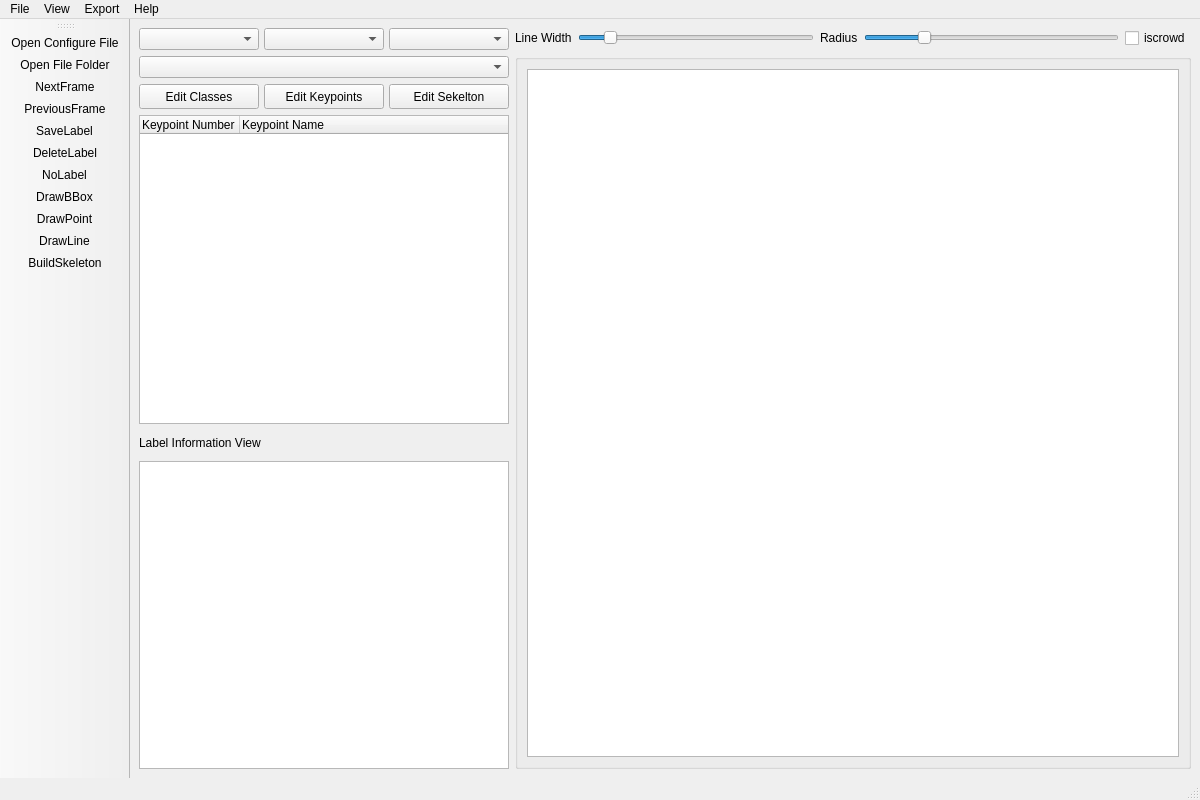
<?xml version="1.0" encoding="UTF-8"?>
<ui version="4.0">
 <class>Annotator</class>
 <widget class="QMainWindow" name="Annotator">
  <property name="geometry">
   <rect>
    <x>0</x>
    <y>0</y>
    <width>1200</width>
    <height>800</height>
   </rect>
  </property>
  <property name="windowTitle">
   <string>AnimalPoseAnnotator</string>
  </property>
  <property name="windowIcon">
   <iconset>
    <normaloff>../media/logo.png</normaloff>../media/logo.png</iconset>
  </property>
  <widget class="QWidget" name="AnnotatorLayout">
   <layout class="QHBoxLayout" name="AnnotatorHLayout">
    <item>
     <layout class="QVBoxLayout" name="ToolsLayout">
      <item>
       <layout class="QHBoxLayout" name="SubToolsLayout">
        <property name="spacing">
         <number>5</number>
        </property>
        <item>
         <widget class="QComboBox" name="KeypointsSeletion">
          <property name="sizePolicy">
           <sizepolicy hsizetype="Fixed" vsizetype="Fixed">
            <horstretch>0</horstretch>
            <verstretch>0</verstretch>
           </sizepolicy>
          </property>
          <property name="minimumSize">
           <size>
            <width>120</width>
            <height>0</height>
           </size>
          </property>
          <property name="maximumSize">
           <size>
            <width>120</width>
            <height>16777215</height>
           </size>
          </property>
         </widget>
        </item>
        <item>
         <widget class="QComboBox" name="ClassesSelection">
          <property name="sizePolicy">
           <sizepolicy hsizetype="Fixed" vsizetype="Fixed">
            <horstretch>0</horstretch>
            <verstretch>0</verstretch>
           </sizepolicy>
          </property>
          <property name="minimumSize">
           <size>
            <width>120</width>
            <height>0</height>
           </size>
          </property>
          <property name="maximumSize">
           <size>
            <width>120</width>
            <height>16777215</height>
           </size>
          </property>
         </widget>
        </item>
        <item>
         <widget class="QComboBox" name="Visible">
          <property name="sizePolicy">
           <sizepolicy hsizetype="Fixed" vsizetype="Fixed">
            <horstretch>0</horstretch>
            <verstretch>0</verstretch>
           </sizepolicy>
          </property>
          <property name="minimumSize">
           <size>
            <width>120</width>
            <height>0</height>
           </size>
          </property>
          <property name="maximumSize">
           <size>
            <width>120</width>
            <height>16777215</height>
           </size>
          </property>
         </widget>
        </item>
       </layout>
      </item>
      <item>
       <widget class="QComboBox" name="SkeletonSelection">
        <property name="sizePolicy">
         <sizepolicy hsizetype="Fixed" vsizetype="Fixed">
          <horstretch>0</horstretch>
          <verstretch>0</verstretch>
         </sizepolicy>
        </property>
        <property name="minimumSize">
         <size>
          <width>370</width>
          <height>0</height>
         </size>
        </property>
        <property name="maximumSize">
         <size>
          <width>370</width>
          <height>16777215</height>
         </size>
        </property>
       </widget>
      </item>
      <item>
       <layout class="QHBoxLayout" name="EditLayout">
        <property name="spacing">
         <number>5</number>
        </property>
        <item>
         <widget class="QPushButton" name="EditClasses">
          <property name="sizePolicy">
           <sizepolicy hsizetype="Fixed" vsizetype="Fixed">
            <horstretch>0</horstretch>
            <verstretch>0</verstretch>
           </sizepolicy>
          </property>
          <property name="minimumSize">
           <size>
            <width>120</width>
            <height>25</height>
           </size>
          </property>
          <property name="maximumSize">
           <size>
            <width>120</width>
            <height>25</height>
           </size>
          </property>
          <property name="text">
           <string>Edit Classes</string>
          </property>
         </widget>
        </item>
        <item>
         <widget class="QPushButton" name="EditKeypoints">
          <property name="sizePolicy">
           <sizepolicy hsizetype="Fixed" vsizetype="Fixed">
            <horstretch>0</horstretch>
            <verstretch>0</verstretch>
           </sizepolicy>
          </property>
          <property name="minimumSize">
           <size>
            <width>120</width>
            <height>25</height>
           </size>
          </property>
          <property name="maximumSize">
           <size>
            <width>120</width>
            <height>25</height>
           </size>
          </property>
          <property name="text">
           <string>Edit Keypoints</string>
          </property>
         </widget>
        </item>
        <item>
         <widget class="QPushButton" name="EditSkeleton">
          <property name="sizePolicy">
           <sizepolicy hsizetype="Fixed" vsizetype="Fixed">
            <horstretch>0</horstretch>
            <verstretch>0</verstretch>
           </sizepolicy>
          </property>
          <property name="minimumSize">
           <size>
            <width>120</width>
            <height>25</height>
           </size>
          </property>
          <property name="maximumSize">
           <size>
            <width>120</width>
            <height>25</height>
           </size>
          </property>
          <property name="text">
           <string>Edit Sekelton</string>
          </property>
         </widget>
        </item>
       </layout>
      </item>
      <item>
       <widget class="QTreeWidget" name="ConfigureDisplay">
        <property name="sizePolicy">
         <sizepolicy hsizetype="Fixed" vsizetype="Expanding">
          <horstretch>0</horstretch>
          <verstretch>0</verstretch>
         </sizepolicy>
        </property>
        <property name="minimumSize">
         <size>
          <width>370</width>
          <height>0</height>
         </size>
        </property>
        <property name="maximumSize">
         <size>
          <width>370</width>
          <height>16777215</height>
         </size>
        </property>
        <column>
         <property name="text">
          <string>Keypoint Number</string>
         </property>
        </column>
        <column>
         <property name="text">
          <string>Keypoint Name</string>
         </property>
        </column>
       </widget>
      </item>
      <item>
       <widget class="QLabel" name="LabelInformationViewLabel">
        <property name="minimumSize">
         <size>
          <width>370</width>
          <height>25</height>
         </size>
        </property>
        <property name="maximumSize">
         <size>
          <width>370</width>
          <height>25</height>
         </size>
        </property>
        <property name="text">
         <string>Label Information View</string>
        </property>
       </widget>
      </item>
      <item>
       <widget class="QTreeView" name="LabelInformationView">
        <property name="sizePolicy">
         <sizepolicy hsizetype="Fixed" vsizetype="Expanding">
          <horstretch>0</horstretch>
          <verstretch>0</verstretch>
         </sizepolicy>
        </property>
        <property name="minimumSize">
         <size>
          <width>370</width>
          <height>0</height>
         </size>
        </property>
        <property name="maximumSize">
         <size>
          <width>370</width>
          <height>16777215</height>
         </size>
        </property>
       </widget>
      </item>
     </layout>
    </item>
    <item>
     <layout class="QVBoxLayout" name="LabelAreaLayout">
      <item>
       <layout class="QHBoxLayout" name="LabelToolsLayout">
        <item>
         <layout class="QHBoxLayout" name="LineWidthLayout">
          <item>
           <widget class="QLabel" name="LineWidthLabel">
            <property name="text">
             <string>Line Width</string>
            </property>
           </widget>
          </item>
          <item>
           <widget class="QSlider" name="LineWidth">
            <property name="minimum">
             <number>1</number>
            </property>
            <property name="maximum">
             <number>10</number>
            </property>
            <property name="value">
             <number>2</number>
            </property>
            <property name="orientation">
             <enum>Qt::Orientation::Horizontal</enum>
            </property>
           </widget>
          </item>
         </layout>
        </item>
        <item>
         <layout class="QHBoxLayout" name="RadiusLayout">
          <item>
           <widget class="QLabel" name="RadiusLabel">
            <property name="text">
             <string>Radius</string>
            </property>
           </widget>
          </item>
          <item>
           <widget class="QSlider" name="Radius">
            <property name="minimum">
             <number>1</number>
            </property>
            <property name="maximum">
             <number>10</number>
            </property>
            <property name="value">
             <number>3</number>
            </property>
            <property name="orientation">
             <enum>Qt::Orientation::Horizontal</enum>
            </property>
           </widget>
          </item>
         </layout>
        </item>
        <item>
         <widget class="QCheckBox" name="IsCrowd">
          <property name="text">
           <string>iscrowd</string>
          </property>
         </widget>
        </item>
       </layout>
      </item>
      <item>
       <widget class="QGroupBox" name="FrameDisplayGroup">
        <property name="title">
         <string/>
        </property>
        <layout class="QVBoxLayout" name="FrameDisplayGroupLayout">
         <item>
          <widget class="QGraphicsView" name="FrameDisplay"/>
         </item>
        </layout>
       </widget>
      </item>
     </layout>
    </item>
   </layout>
  </widget>
  <widget class="QMenuBar" name="menubar">
   <property name="geometry">
    <rect>
     <x>0</x>
     <y>0</y>
     <width>1200</width>
     <height>33</height>
    </rect>
   </property>
   <widget class="QMenu" name="menuFile">
    <property name="title">
     <string>File</string>
    </property>
    <addaction name="actionOpenConfigureFile"/>
    <addaction name="actionOpenFileFolder"/>
   </widget>
   <widget class="QMenu" name="menuView">
    <property name="title">
     <string>View</string>
    </property>
    <widget class="QMenu" name="menuTheme">
     <property name="title">
      <string>Theme</string>
     </property>
     <addaction name="actionDark"/>
     <addaction name="actionLight"/>
    </widget>
    <addaction name="menuTheme"/>
   </widget>
   <widget class="QMenu" name="menuHelp">
    <property name="title">
     <string>Help</string>
    </property>
    <addaction name="actionHelp"/>
   </widget>
   <widget class="QMenu" name="menuExport">
    <property name="title">
     <string>Export</string>
    </property>
    <addaction name="actionExportYOLOFormat"/>
    <addaction name="actionExportCOCOFormat"/>
   </widget>
   <addaction name="menuFile"/>
   <addaction name="menuView"/>
   <addaction name="menuExport"/>
   <addaction name="menuHelp"/>
  </widget>
  <widget class="QStatusBar" name="statusbar"/>
  <widget class="QToolBar" name="toolBar">
   <property name="windowTitle">
    <string>toolBar</string>
   </property>
   <attribute name="toolBarArea">
    <enum>LeftToolBarArea</enum>
   </attribute>
   <attribute name="toolBarBreak">
    <bool>false</bool>
   </attribute>
   <addaction name="actionOpenConfigureFile"/>
   <addaction name="actionOpenFileFolder"/>
   <addaction name="actionNextFrame"/>
   <addaction name="actionPreviousFrame"/>
   <addaction name="actionSaveLabel"/>
   <addaction name="actionDeleteLabel"/>
   <addaction name="actionNoLabel"/>
   <addaction name="actionDrawBBox"/>
   <addaction name="actionDrawPoint"/>
   <addaction name="actionDrawLine"/>
   <addaction name="actionBuildSkeleton"/>
  </widget>
  <action name="actionOpenConfigureFile">
   <property name="icon">
    <iconset theme="document-open"/>
   </property>
   <property name="text">
    <string>Open Configure File</string>
   </property>
  </action>
  <action name="actionOpenFileFolder">
   <property name="icon">
    <iconset theme="folder-open"/>
   </property>
   <property name="text">
    <string>Open File Folder</string>
   </property>
  </action>
  <action name="actionNextFrame">
   <property name="icon">
    <iconset theme="go-next"/>
   </property>
   <property name="text">
    <string>NextFrame</string>
   </property>
   <property name="menuRole">
    <enum>QAction::MenuRole::NoRole</enum>
   </property>
  </action>
  <action name="actionPreviousFrame">
   <property name="icon">
    <iconset theme="go-previous"/>
   </property>
   <property name="text">
    <string>PreviousFrame</string>
   </property>
   <property name="menuRole">
    <enum>QAction::MenuRole::NoRole</enum>
   </property>
  </action>
  <action name="actionSaveLabel">
   <property name="icon">
    <iconset theme="document-save"/>
   </property>
   <property name="text">
    <string>SaveLabel</string>
   </property>
   <property name="menuRole">
    <enum>QAction::MenuRole::NoRole</enum>
   </property>
  </action>
  <action name="actionDeleteLabel">
   <property name="icon">
    <iconset theme="edit-delete"/>
   </property>
   <property name="text">
    <string>DeleteLabel</string>
   </property>
   <property name="menuRole">
    <enum>QAction::MenuRole::NoRole</enum>
   </property>
  </action>
  <action name="actionDrawBBox">
   <property name="icon">
    <iconset theme="media-playback-stop"/>
   </property>
   <property name="text">
    <string>DrawBBox</string>
   </property>
   <property name="menuRole">
    <enum>QAction::MenuRole::NoRole</enum>
   </property>
  </action>
  <action name="actionDrawPoint">
   <property name="icon">
    <iconset theme="media-optical"/>
   </property>
   <property name="text">
    <string>DrawPoint</string>
   </property>
   <property name="menuRole">
    <enum>QAction::MenuRole::NoRole</enum>
   </property>
  </action>
  <action name="actionDrawLine">
   <property name="icon">
    <iconset theme="format-text-italic"/>
   </property>
   <property name="text">
    <string>DrawLine</string>
   </property>
   <property name="menuRole">
    <enum>QAction::MenuRole::NoRole</enum>
   </property>
  </action>
  <action name="actionNoLabel">
   <property name="icon">
    <iconset theme="zoom-original"/>
   </property>
   <property name="text">
    <string>NoLabel</string>
   </property>
   <property name="menuRole">
    <enum>QAction::MenuRole::NoRole</enum>
   </property>
  </action>
  <action name="actionHelp">
   <property name="icon">
    <iconset theme="help-browser"/>
   </property>
   <property name="text">
    <string>Help</string>
   </property>
  </action>
  <action name="actionDark">
   <property name="text">
    <string>Dark</string>
   </property>
  </action>
  <action name="actionLight">
   <property name="text">
    <string>Light</string>
   </property>
  </action>
  <action name="actionBuildSkeleton">
   <property name="icon">
    <iconset theme="format-text-strikethrough"/>
   </property>
   <property name="text">
    <string>BuildSkeleton</string>
   </property>
   <property name="menuRole">
    <enum>QAction::MenuRole::NoRole</enum>
   </property>
  </action>
  <action name="actionExportYOLOFormat">
   <property name="text">
    <string>Export YOLO Format</string>
   </property>
  </action>
  <action name="actionExportCOCOFormat">
   <property name="text">
    <string>Export COCO Format</string>
   </property>
  </action>
 </widget>
 <resources/>
 <connections/>
</ui>
